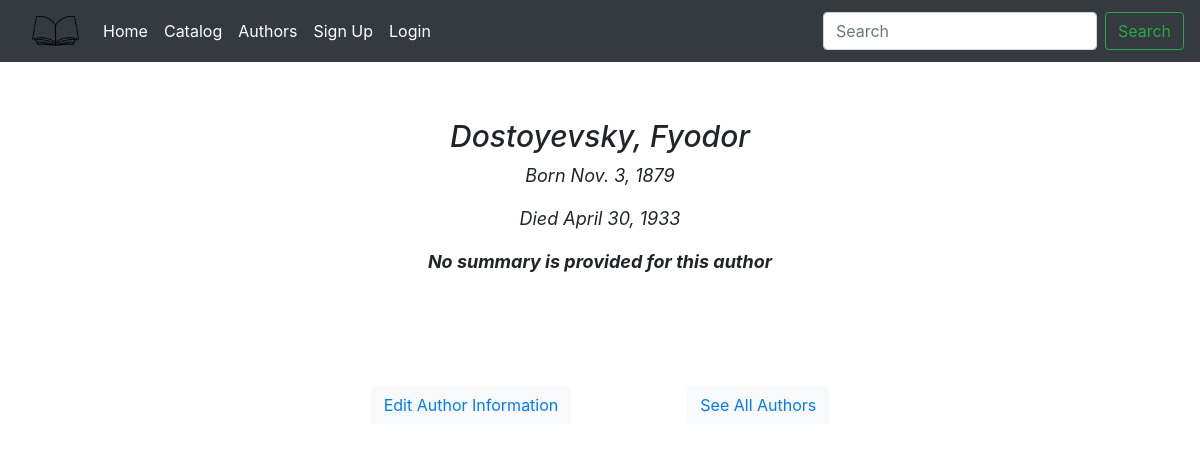
Before: /authors/3 with the older database file.
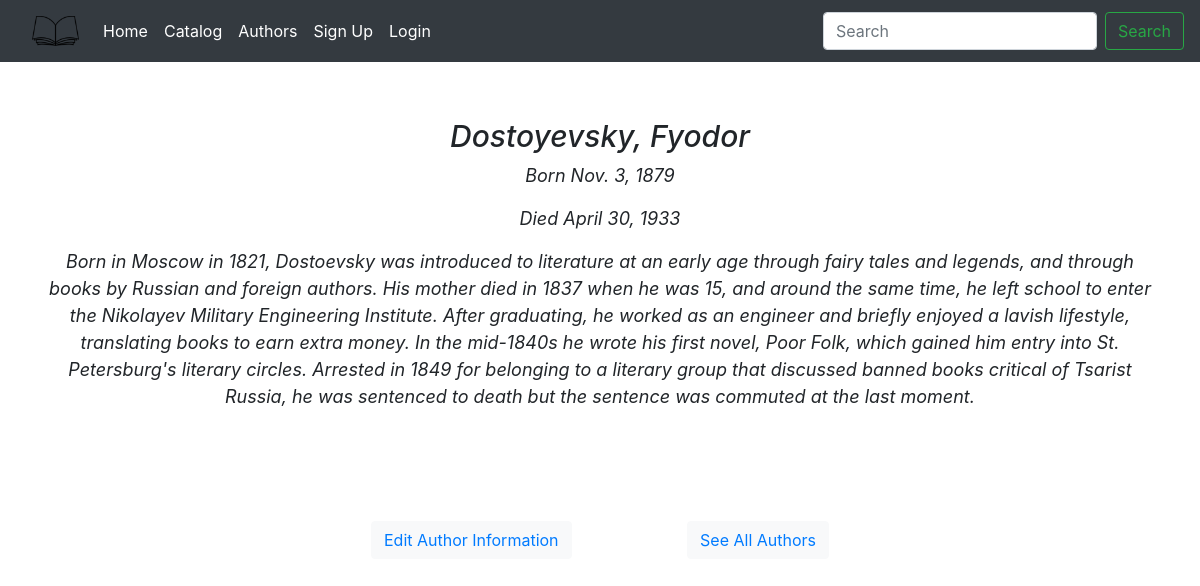
After: the same page with the newer database file.
### library_app/models.py (models this page shows, shortened)
class Author(models.Model):
    first_name = models.CharField(max_length=50)
    last_name = models.CharField(max_length=75)
    date_of_birth = models.DateField(null=True, blank=True)
    date_of_death = models.DateField(verbose_name='Died', null=True, blank=True)
    bio = models.TextField(max_length=750, verbose_name='Author Biography',
                            default=None, null=True,
                            blank=True)
    class Meta:
        ordering = ['last_name', 'first_name']

### library_app/views.py (the view)
# urls.py: path('authors/<int:pk>', views.AuthorDetailView.as_view(),
class AuthorDetailView(generic.DetailView):
    model = models.Author

### library_app/templates/library_app/author_detail.html (shortened to what this page needs)
{% extends "base.html" %}
{% block content %}
<div id='updateAuthorForm'>
  <h6 id = 'updateAuthorFormHeader'>{{author.last_name}}, {{author.first_name}}</h6>
  {% if author.date_of_birth and author.date_of_death %}
    <p>Born {{author.date_of_birth}}</p>
    <p>Died {{author.date_of_death}}</p>
  {% elif author.date_of_birth %}
      <p>Born {{author.date_of_birth}}, Alive</p>
  {% else %}
      <p></p>
  {% endif %}
  {% if author.bio %}
  <p>{{author.bio}}</p>
</div>
  {% else %}
  <p><strong>No summary is provided for this author</strong></p>
  {% endif %}
    <div class="authorDetailButtons">
      <button id='updateAuthorButton' type="button" class="btn btn-light">
      <a href="{% url 'library_app:edit-author' author.pk %}">Edit Author Information</a>
      </button>
      <button id='goBackAuthorButton' type="button" class="btn btn-light">
      <a href="{% url 'library_app:author-list' %}">See All Authors</a>
      </button>
    </div>
{% endblock %}

Changed rows visible on the page:
changed Author "Dostoyevsky": bio (not shown) → "Born in Moscow in 1821, Dostoevsky was introduced to literature at an early age through fairy tales and legends, and through books by Russian and foreign authors. His mother died in 1837 when he was 15, and around the same time, he left school to enter the Nikolayev Military Engineering Institute. After graduating, he worked as an engineer and briefly enjoyed a lavish lifestyle, translating books to earn extra money. In the mid-1840s he wrote his first novel, Poor Folk, which gained him entry into St. Petersburg's literary circles. Arrested in 1849 for belonging to a literary group that discussed banned books critical of Tsarist Russia, he was sentenced to death but the sentence was…"
Other visible differences:
text no longer shown: "No summary is provided for this author"
